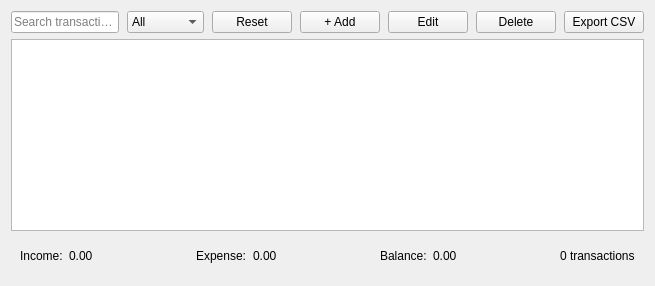
        <widget class="QWidget" name="pageTransactions">
         <layout class="QVBoxLayout" name="transLayout">
          <item>
           <layout class="QHBoxLayout" name="filterLayout">
            <property name="spacing">
             <number>8</number>
            </property>
            <item>
             <widget class="QLineEdit" name="searchInput">
              <property name="placeholderText">
               <string>Search transactions...</string>
              </property>
             </widget>
            </item>
            <item>
             <widget class="QComboBox" name="comboType">
              <item>
               <property name="text">
                <string>All</string>
               </property>
              </item>
              <item>
               <property name="text">
                <string>income</string>
               </property>
              </item>
              <item>
               <property name="text">
                <string>expense</string>
               </property>
              </item>
             </widget>
            </item>
            <item>
             <widget class="QPushButton" name="btnReset">
              <property name="text">
               <string>Reset</string>
              </property>
             </widget>
            </item>
            <item>
             <widget class="QPushButton" name="addBtn">
              <property name="text">
               <string>+ Add</string>
              </property>
             </widget>
            </item>
            <item>
             <widget class="QPushButton" name="btnEdit">
              <property name="text">
               <string>Edit</string>
              </property>
             </widget>
            </item>
            <item>
             <widget class="QPushButton" name="btnDelete">
              <property name="text">
               <string>Delete</string>
              </property>
             </widget>
            </item>
            <item>
             <widget class="QPushButton" name="btnExport">
              <property name="text">
               <string>Export CSV</string>
              </property>
             </widget>
            </item>
           </layout>
          </item>
          <item>
           <widget class="QTableWidget" name="tableTransactions"/>
          </item>
          <item>
           <widget class="QFrame" name="frameSummary">
            <layout class="QHBoxLayout" name="summaryLayout">
             <item>
              <widget class="QLabel" name="lblIncomeTitle">
               <property name="text">
                <string>Income:</string>
               </property>
              </widget>
             </item>
             <item>
              <widget class="QLabel" name="lblIncome">
               <property name="text">
                <string>0.00</string>
               </property>
              </widget>
             </item>
             <item>
              <spacer>
               <property name="orientation">
                <enum>Qt::Orientation::Horizontal</enum>
               </property>
               <property name="sizeHint" stdset="0">
                <size>
                 <width>40</width>
                 <height>20</height>
                </size>
               </property>
              </spacer>
             </item>
             <item>
              <widget class="QLabel" name="lblExpenseTitle">
               <property name="text">
                <string>Expense:</string>
               </property>
              </widget>
             </item>
             <item>
              <widget class="QLabel" name="lblExpense">
               <property name="text">
                <string>0.00</string>
               </property>
              </widget>
             </item>
             <item>
              <spacer>
               <property name="orientation">
                <enum>Qt::Orientation::Horizontal</enum>
               </property>
               <property name="sizeHint" stdset="0">
                <size>
                 <width>40</width>
                 <height>20</height>
                </size>
               </property>
              </spacer>
             </item>
             <item>
              <widget class="QLabel" name="lblBalanceTitle">
               <property name="text">
                <string>Balance:</string>
               </property>
              </widget>
             </item>
             <item>
              <widget class="QLabel" name="lblBalance">
               <property name="text">
                <string>0.00</string>
               </property>
              </widget>
             </item>
             <item>
              <spacer>
               <property name="orientation">
                <enum>Qt::Orientation::Horizontal</enum>
               </property>
               <property name="sizeHint" stdset="0">
                <size>
                 <width>40</width>
                 <height>20</height>
                </size>
               </property>
              </spacer>
             </item>
             <item>
              <widget class="QLabel" name="lblCount">
               <property name="text">
                <string>0 transactions</string>
               </property>
              </widget>
             </item>
            </layout>
           </widget>
          </item>
         </layout>
        </widget>
